Frame 1 (no input): blank canvas, image omitted
Frame 60 (no input): blank canvas, image omitted
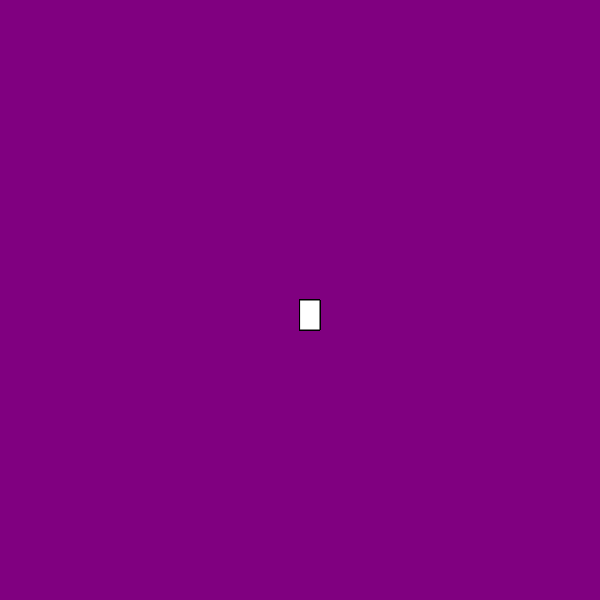
Frame 120 (the mouse pressed at the canvas centre since frame 60)

The p5.js sketch whose frames 1 and 60 were blank and that drew this single picture after the mouse press (run headless with seeded random() and noise() and a simulated clock; from frame 60 on, the mouse is pressed at the canvas centre):

// p5.js sketch
// ── sketch.js
function setup() {
  createCanvas(600, 600);
background("purple");
}

function draw() {
 
  stroke("black")
 fill("white")

  
   if(mouseIsPressed){
     rect(mouseX,mouseY,20,30);
   }
}

// ── style.css
function setup() {
  createCanvas(600, 600);
background("purple");
}

function draw() {
 
  stroke("white")
 fill("black")

  
   if(mouseIsPressed){
     
